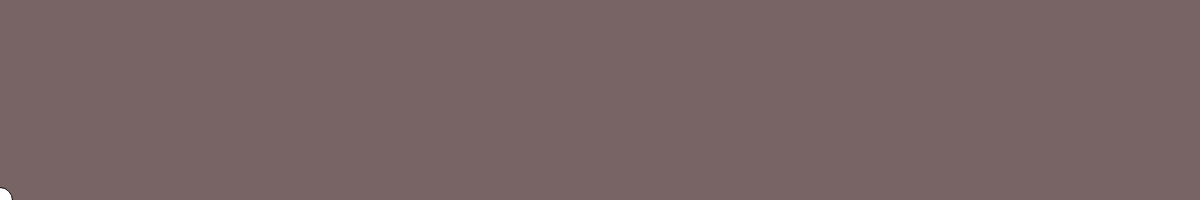
Frame 1 (no input)
Frame 60 (no input): identical to frame 1, image omitted
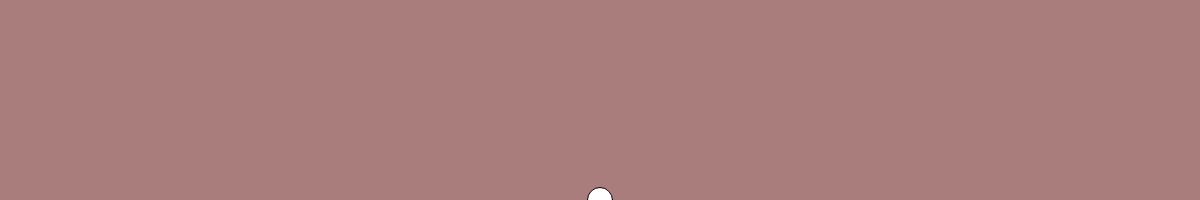
Frame 120 (the mouse pressed at the canvas centre since frame 60)

The p5.js sketch that drew these frames (run headless with seeded random() and noise() and a simulated clock; from frame 60 on, the mouse is pressed at the canvas centre):

// p5.js sketch
// ── sketch.js
var r = 50;
var g = 50;
var b = 50;




function setup() {
  createCanvas(1200,200);
}

function draw() {
  r = map(mouseX,0,1200,120,220);
  g = map(mouseX,0,1200,100,150);
  b = map(mouseX,0,1200,100,150);
  background(r,g,b)
  ellipse(mouseX,200, 25,25)
}
